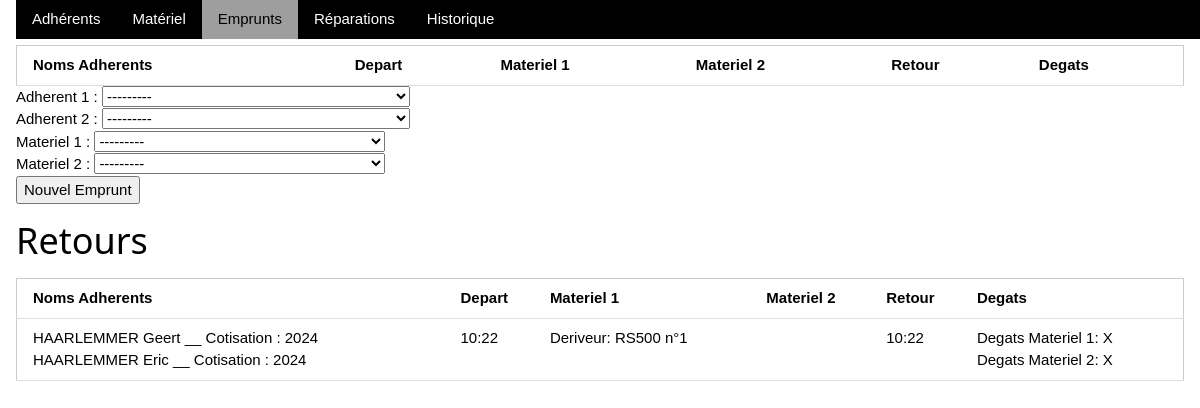
Before: / with the older database file.
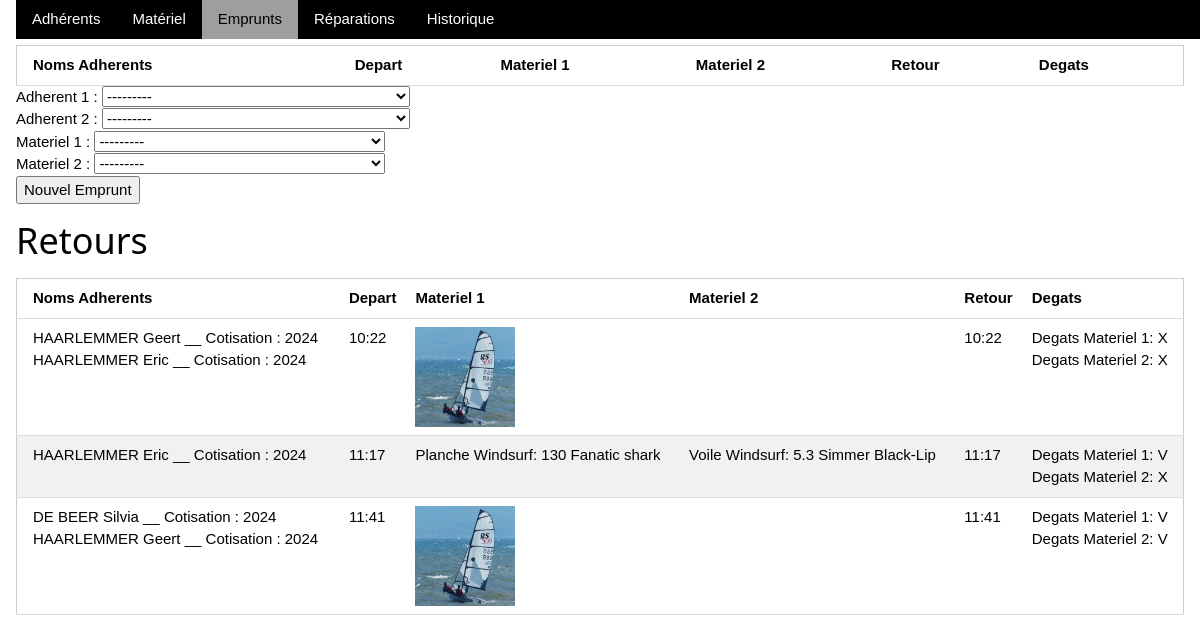
After: the same page with the newer database file.
### gestion/models.py (models this page shows, shortened)
class Emprunt(models.Model):
    adherent1 = models.ForeignKey(Adherent, on_delete=models.DO_NOTHING, related_name='adherent1')
    adherent2 = models.ForeignKey(Adherent, on_delete=models.DO_NOTHING, related_name='adherent2', blank=True, null=True)
    gear1 = models.ForeignKey(Gear, on_delete=models.DO_NOTHING, related_name='gear1', default=None)
    gear2 = models.ForeignKey(Gear, on_delete=models.DO_NOTHING, related_name='gear2', default=None, blank=True, null=True)
    startTime = models.DateTimeField(default=timezone.now, blank=False, null=False)
    returnTime = models.DateTimeField(default=None, blank=True, null=True)
    gear1IsDamaged = models.BooleanField(default=False)
    gear2IsDamaged = models.BooleanField(default=False)
    class Meta:
        verbose_name = 'Emprunt'

class Adherent(models.Model):
    name = models.CharField(max_length=64, unique=True)
    adhesion = models.IntegerField()
    def __str__(self):
        return self.name + " __ Cotisation : " + str(self.adhesion)
    class Meta:
        verbose_name = 'Adherent'

class Gear(models.Model):
    name = models.CharField(max_length=64, unique=True)
    category = models.ForeignKey(GearCat, on_delete=models.DO_NOTHING, null=False)
    toRepair = models.BooleanField(default=False)
    photo = models.ImageField(upload_to='photos/', null=True, blank=True)
    def __str__(self):
        return self.category.name + ": " + self.name
    class Meta:
        verbose_name = 'Materiel'

class GearCat(models.Model):
    name = models.CharField(max_length=64, unique=True)
    class Meta:
        verbose_name = "Categorie Materiel"

### gestion/views.py (the view)
# urls.py: path('', views.emprunts, name='emprunts'),
def emprunts(request): # TODO: retour + degats et mise en page du form de l'ajout
    nouvelEmpruntForm = None
    retourForm = None
    if request.method == 'POST':
        if request.POST['action'] == 'Nouvel Emprunt':
            nouvelEmpruntForm = NouvelEmpruntForm(request.POST)
            if nouvelEmpruntForm.is_valid():
                nouvelEmpruntForm.save()
                return redirect('emprunts')
        elif request.POST['action'] == 'Retour':
            retourForm = RetourForm(request.POST)
            emprunt_id = int(request.POST['id'])  # NOT SAFE: should use constructor and add a hidden field
            if retourForm.is_valid():
                emprunt = Emprunt.objects.get(id=emprunt_id)
                emprunt.gear1IsDamaged = retourForm.cleaned_data['gear1IsDamaged']
                emprunt.gear2IsDamaged = retourForm.cleaned_data['gear2IsDamaged']
                emprunt.returnTime = timezone.now()
                emprunt.save()
                gear1 = Gear.objects.get(id=emprunt.gear1.id)
                gear1.toRepair = gear1.toRepair or retourForm.cleaned_data['gear1IsDamaged']
                gear1.save()
                if emprunt.gear2 is not None:
                    gear2 = Gear.objects.get(id=emprunt.gear2.id)
                    gear2.toRepair = gear2.toRepair or retourForm.cleaned_data['gear2IsDamaged']
                    gear2.save()
                return redirect('emprunts')
    else:
        nouvelEmpruntForm = NouvelEmpruntForm()
        retourForm = RetourForm()
    context = {
        "pageName": "emprunts",
        "nouvelEmpruntForm": nouvelEmpruntForm,
        "retourForm": retourForm,
        "sortis":  Emprunt.objects.filter(returnTime__isnull=True).order_by('startTime'),
        "rentres": Emprunt.objects.filter(returnTime__isnull=False).filter(startTime__day=timezone.now().day)
                                                                   .filter(startTime__month=timezone.now().month)
                                                                   .filter(startTime__year=timezone.now().year)
                                                                   .order_by('returnTime'),
    }
    return render(request, "gestion/emprunts.html", context)

### gestion/forms.py
class NouvelEmpruntForm(forms.ModelForm):
    adherent1 = forms.ModelChoiceField(queryset=Adherent.objects.all(), label="Adherent 1", required=True)
    adherent2 = forms.ModelChoiceField(queryset=Adherent.objects.all(), label="Adherent 2", required=False)
    gear1 = forms.ModelChoiceField(queryset=Gear.objects.all(), label="Materiel 1", required=True)
    gear2 = forms.ModelChoiceField(queryset=Gear.objects.all(), label="Materiel 2", required=False)
    class Meta:
        model = Emprunt
        fields = ['adherent1', 'adherent2', 'gear1', 'gear2']

class RetourForm(forms.Form):
    gear1IsDamaged = forms.BooleanField(required=False, label="Materiel 1")
    gear2IsDamaged = forms.BooleanField(required=False, label="Materiel 2")
    class Meta:
        fields = ['gear1IsDamaged', 'gear2IsDamaged']

### gestion/templates/gestion/emprunts.html (shortened to what this page needs)
{% include "gestion/head.html" %}
        <table class="table-sortable w3-table-all w3-hoverable">
            <thead>
            <tr>
                <th data-sort="string">Noms Adherents</th>
                <th data-sort="string">Depart</th>
                <th data-sort="string">Materiel 1</th>
                <th data-sort="string">Materiel 2</th>
                <th>Retour</th>
                <th>Degats</th>
            </tr>
            </thead>
        </table>
        <div>
            <form method="post">
                {{ nouvelEmpruntForm.as_div }}
                <input type="submit" name="action" value="Nouvel Emprunt">
            </form>
        </div>
        <div>
            <h1 class="l1">Retours</h1>
        </div>
        <table class="table-sortable w3-table-all w3-hoverable">
            <thead>
            <tr>
                <th data-sort="string">Noms Adherents</th>
                <th data-sort="string">Depart</th>
                <th data-sort="string">Materiel 1</th>
                <th data-sort="string">Materiel 2</th>
                <th data-sort="string">Retour</th>
                <th>Degats</th>
            </tr>
            </thead>
            <tbody>
        {% for e in rentres %}
            <tr>
                <td>{{ e.adherent1 }}<br>{% if e.adherent2 %}{{ e.adherent2 }} {% endif %}</td>
                <td>{{ e.startTime.time }}</td>
                <td>
                {% if e.gear1 %}
                    {% if e.gear1.photo %}
                        <img src="{{ e.gear1.photo.url }}" alt="" width="100" height="100">
                    {% else %}
                        {{ e.gear1 }}
                    {% endif %}
                {% endif %}
                </td>
                <td>
                {% if e.gear2 %}
                    {% if e.gear2.photo %}
                        <img src="{{ e.gear2.photo.url }}" alt="" width="100" height="100">
                    {% else %}
                        {{ e.gear2 }}
                    {% endif %}
                {% endif %}
                </td>
                <td>{{ e.returnTime.time }}</td>
                <td>
                    Degats Materiel 1:
                    {% if e.gear1IsDamaged %}
                    	V
                    {% else %}
                        X
                    {% endif %}
                    <br> Degats Materiel 2:
                    {% if e.gear2IsDamaged %}
                    	V
                    {% else %}
                        X
                    {% endif %}
                </td>
            </tr>
        {% endfor %}
        </tbody>
        </table>
    </div>
</body>

### gestion/templates/gestion/head.html (shortened to what this page needs)
{% load static %}
<!DOCTYPE html>
<html lang="fr">
<link rel="stylesheet" href="{% static 'css/gestion/w3.css' %}">
<link rel="stylesheet" href="{% static 'css/gestion/tablesort.css' %}">
<body>
    <div class="w3-container">
        <div class="w3-top w3-bar w3-black">
            {% if pageName == "adherents"%}
                <a href="{% url 'adherents' %}" class="w3-bar-item w3-button w3-grey">Adhérents</a>
            {% else %}
                <a href="{% url 'adherents' %}" class="w3-bar-item w3-button">Adhérents</a>
            {% endif %}
            {% if pageName == "materiel"%}
                <a href="{% url 'materiel' %}" class="w3-bar-item w3-button w3-grey">Matériel</a>
            {% else %}
                <a href="{% url 'materiel' %}" class="w3-bar-item w3-button">Matériel</a>
            {% endif %}
            {% if pageName == "emprunts"%}
                <a href="{% url 'emprunts' %}" class="w3-bar-item w3-button w3-grey">Emprunts</a>
            {% else %}
                <a href="{% url 'emprunts' %}" class="w3-bar-item w3-button">Emprunts</a>
            {% endif %}
            {% if pageName == "repair"%}
                <a href="{% url 'reparations' %}" class="w3-bar-item w3-button w3-grey">Réparations</a>
            {% else %}
                <a href="{% url 'reparations' %}" class="w3-bar-item w3-button">Réparations</a>
            {% endif %}
            {% if pageName == "historique"%}
                <a href="{% url 'historique' %}" class="w3-bar-item w3-button w3-grey">Historique</a>
            {% else %}
                <a href="{% url 'historique' %}" class="w3-bar-item w3-button">Historique</a>
            {% endif %}
        </div>
        <br><br>

### gestion/static/css/gestion/w3.css (style rules this page uses)
*,*:before,*:after { box-sizing:inherit }
html { -ms-text-size-adjust:100%;-webkit-text-size-adjust:100% }
body { margin:0 }
a { background-color:transparent }
img { border-style:none }
button,input,select,textarea,optgroup { font:inherit;margin:0 }
button,input { overflow:visible }
button,select { text-transform:none }
button,[type=button],[type=reset],[type=submit] { -webkit-appearance:button }
html,body { font-family:Verdana,sans-serif;font-size:15px;line-height:1.5 }
html { overflow-x:hidden }
h1 { font-size:36px }
h1,h2,h3,h4,h5,h6 { font-family:"Segoe UI",Arial,sans-serif;font-weight:400;margin:10px 0 }
img { vertical-align:middle }
a { color:inherit }
.w3-table,.w3-table-all { border-collapse:collapse;border-spacing:0;width:100%;display:table }
.w3-table-all { border:1px solid #ccc }
.w3-bordered tr,.w3-table-all tr { border-bottom:1px solid #ddd }
.w3-table-all tr:nth-child(odd) { background-color:#fff }
.w3-table-all tr:nth-child(even) { background-color:#f1f1f1 }
.w3-table td,.w3-table th,.w3-table-all td,.w3-table-all th { padding:8px 8px;display:table-cell;text-align:left;vertical-align:top }
.w3-table th:first-child,.w3-table td:first-child,.w3-table-all th:first-child,.w3-table-all td:first-child { padding-left:16px }
.w3-btn,.w3-button { border:none;display:inline-block;padding:8px 16px;vertical-align:middle;overflow:hidden;text-decoration:none;color:inherit;background-color:inherit;text-align:center;cursor:pointer;white-space:nowrap }
.w3-btn,.w3-button { -webkit-touch-callout:none;-webkit-user-select:none;-khtml-user-select:none;-moz-user-select:none;-ms-user-select:none;user-select:none }
.w3-bar { width:100%;overflow:hidden }
.w3-bar .w3-bar-item { padding:8px 16px;float:left;width:auto;border:none;display:block;outline:0 }
.w3-bar .w3-button { white-space:normal }
.w3-container:after,.w3-container:before,.w3-panel:after,.w3-panel:before,.w3-row:after,.w3-row:before,.w3-row-padding:after,.w3-row-padding:before, .w3-cell-row:before,.w3-cell-row:after,.w3-clear:after,.w3-clear:before,.w3-bar:before,.w3-bar:after { content:"";display:table;clear:both }
.w3-top,.w3-bottom { position:fixed;width:100%;z-index:1 }
.w3-top { top:0 }
.w3-container,.w3-panel { padding:0.01em 16px }
.w3-black,.w3-hover-black:hover { color:#fff!important;background-color:#000!important }
.w3-grey,.w3-hover-grey:hover,.w3-gray,.w3-hover-gray:hover { color:#000!important;background-color:#9e9e9e!important }

Changed rows visible on the page:
changed through a linked row, Emprunt (number 1 of 3 on the later page): gear1.photo: picture added; gear1 "Deriveur: RS500 n°1" → (not shown)
added Emprunt: adherent1 "HAARLEMMER Eric __ Cotisation : 2024", startTime.time "11:17", gear1 "Planche Windsurf: 130 Fanatic shark", gear2 "Voile Windsurf: 5.3 Simmer Black-Lip", returnTime.time "11:17", gear1IsDamaged "V", gear2IsDamaged "X"
added Emprunt: adherent1 "DE BEER Silvia __ Cotisation : 2024", adherent2 "HAARLEMMER Geert __ Cotisation : 2024", startTime.time "11:41", gear1.photo (picture), returnTime.time "11:41", gear1IsDamaged "V", gear2IsDamaged "V"
